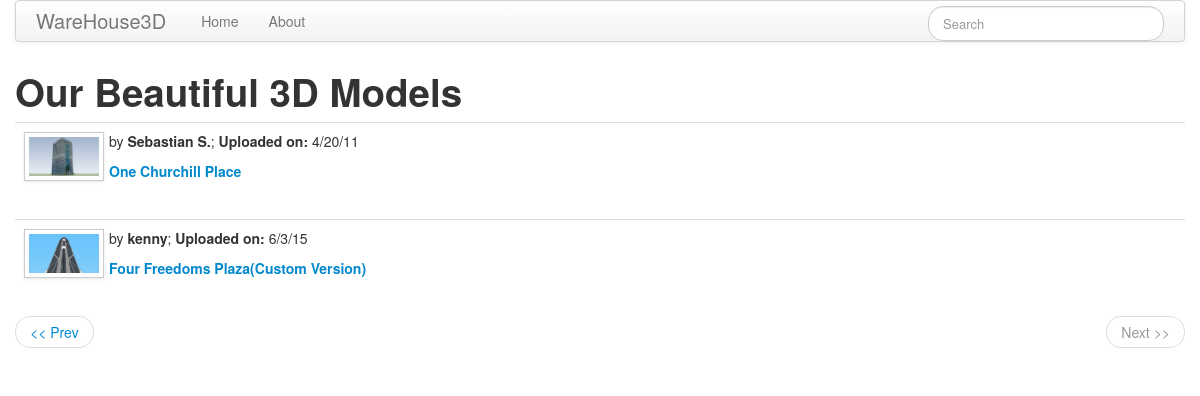
The app's page /index/4 with its own data.
### app/models.py (models this page shows)
class Warehouseinfo(db.Model):
    __tablename__ = 'warehouseinfo'
    __searchable__ = ['title']
    id = db.Column(db.String(100), primary_key=True)
    title = db.Column(db.String(50))
    author = db.Column(db.String(30))
    tags = db.Column(db.String(100))
    desc = db.Column(db.String(700))
    imgurl = db.Column(db.String(250))
    kmzurl = db.Column(db.String(250))
    imgfile = db.Column(db.String(30))
    kmzfile = db.Column(db.String(30))
    other = db.Column(db.String(100))

### app/views.py (the view)
@app.route('/', methods=['GET', 'POST'])
@app.route('/index', methods=['GET', 'POST'])
@app.route('/index/<int:page>', methods=['GET', 'POST'])
def index(page=1):
    print 'hello, i am index'
    pagina = Warehouseinfo.query.paginate(page, MODELS_PER_PAGE, False)
    models = pagina.items
    return render_template('index.html', title='Home', pagina=pagina, models=models)

### app/forms.py
class SearchForm(Form):
    search = StringField('search', validators=[DataRequired()])

### app/__init__.py (called while the page is built)
def stringtodict(strDict):
    other = ast.literal_eval(strDict)
    return other

### app/views.py (called while the page is built)
@app.before_request
def before_request():
    g.searchForm = SearchForm()
    return

### app/templates/index.html
{% extends "base.html" %}
{% block content %}
<h1>Our Beautiful 3D Models</h1>
{% for model in models %}
    {% include "model.html" %}
{% endfor %}
<ul class="pager">
    {% if pagina.has_prev %}
    <li class="previous">
        <a href="{{ url_for('index', page=pagina.prev_num) }}"><< Prev</a>
    </li>
    {% else %}
    <li class="previous disabled"><a href="#"><< Prev</a></li>
    {% endif %}
    {% if pagina.has_next %}
    <li>
        <a href="{{ url_for('index', page=pagina.next_num) }}">Next >></a>
    </li>
    {% else %}
    <li class="next disabled"><a href="#">Next >></a></li>
    {% endif %}
</ul>
{% endblock%}

### app/templates/model.html
<table class="table table-hover">
    <tr>
        <td width="70px">
            <a href="{{ url_for('detail', id=model.id) }}">
                <img src="{{ '/static/img/'~model.id~'.jpg' }}" width="100" height="100" class="img-polaroid" style="margin:1px">
            </a>
        </td>
        <td>
            <p>
                {% set other=model.other|stringtodict %}
                by <strong>{{ model.author }}</strong>;
                <strong>Uploaded on:</strong> {{ other['Uploaded'] }}
            </p>
            <p>
                <a href="{{ url_for('detail', id=model.id)}}">
                    <strong>{{ model.title }}</strong>
                </a>
            </p>
        </td>
    </tr>
</table>

### records on screen
Warehouseinfo: id (picture), author "Sebastian S.", Uploaded "4/20/11", title "One Churchill Place"
Warehouseinfo: id (picture), author "kenny", Uploaded "6/3/15", title "Four Freedoms Plaza(Custom Version)"
